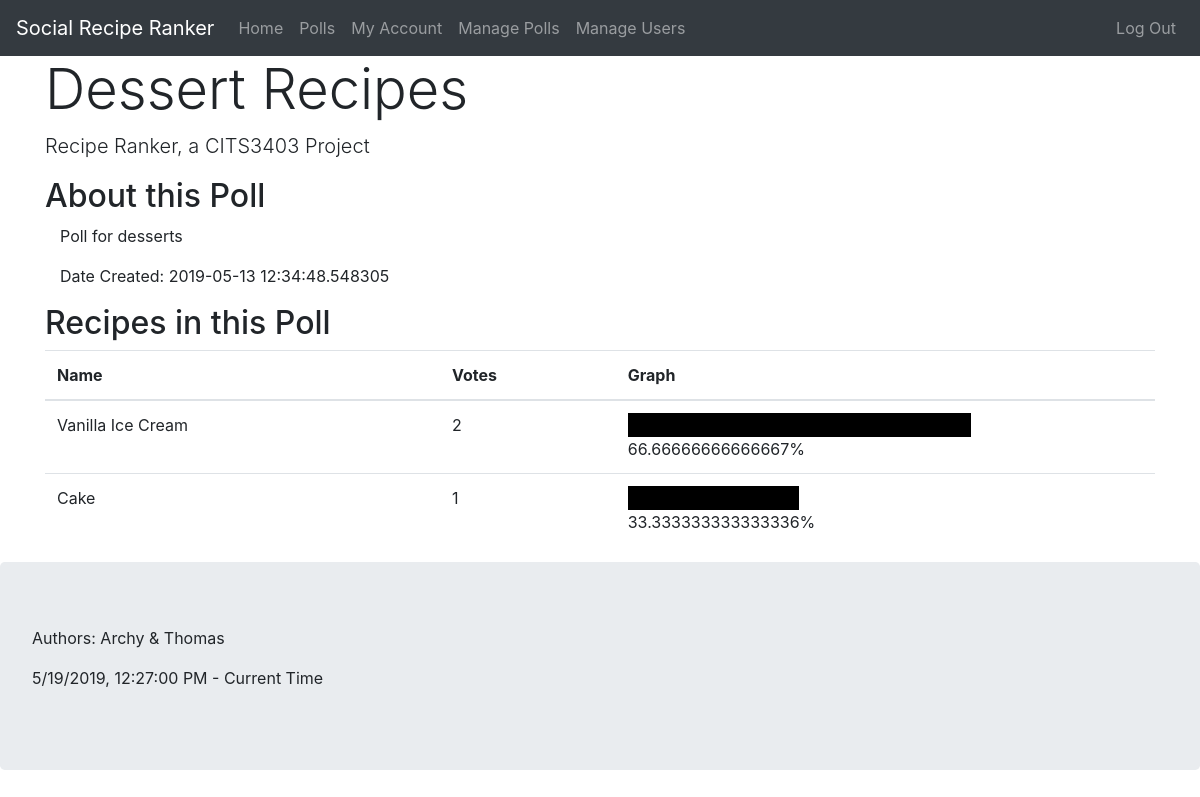
Screenshot of /poll/2/result (signed in) with the database file from the repository.
### app/models.py (models this page shows, shortened)
class Poll(db.Model):
    id = db.Column(db.Integer, primary_key=True)
    name = db.Column(db.String(64), nullable=False, index=True)
    description = db.Column(db.String(256), nullable=True)
    date_created = db.Column(db.DateTime, nullable=False, index=True, default=datetime.utcnow)
    creator_id = db.Column(db.Integer, db.ForeignKey('user.id'), nullable=False)
    recipes = db.relationship("Recipe", backref='poll', lazy='dynamic')
    votes = db.relationship("Vote", backref='poll', lazy='dynamic')

class Recipe(db.Model):
    id = db.Column(db.Integer, primary_key=True)
    name = db.Column(db.String(64), nullable=False, index=True)
    description = db.Column(db.String(256), nullable=True)
    date_added = db.Column(db.DateTime, nullable=False, index=True, default=datetime.utcnow)
    contributor_id = db.Column(db.Integer, db.ForeignKey('user.id'), nullable=False)
    poll_id = db.Column(db.Integer, db.ForeignKey('poll.id'), nullable=False)
    votes = db.relationship("Vote", backref='recipe', lazy='dynamic')

### app/routes.py (the view)
@app.route('/poll/<int:poll_id>/result')
def poll_result(poll_id):
    if current_user.is_authenticated:
        poll = Poll.query.get_or_404(poll_id)  # gives 404 if not found
        return render_template('poll_result.html', title=poll.name, poll=poll, votes=Vote)
    else:
        abort(403)

### app/models.py (called while the page is built)
@login_manager.user_loader
def load_user(id):
    return User.query.get(int(id))

### app/templates/poll_result.html
{% extends "base.html" %}
{% block content %}
<div class="row">
    <section class="col">
        <header>
            <h2>About this Poll</h2>
        </header>
        <div class="container">
            <p>{{ poll.description }}</p>
            <p>Date Created: {{ poll.date_created }}</p>
        </div>
    </section>
</div>
<div class="row">
    <section class="col">
        <header>
            <h2>Recipes in this Poll</h2>
        </header>
        <table class="table">
            <thead>
                <tr>
                    <th scope="col">Name</th>
                    <th scope="col">Votes</th>
                    <th scope="col">Graph</th>
                </tr>
            </thead>
            <tbody>
                {% with total_votes = poll.votes.all()|length if poll.votes.all()|length > 0 else 1 %}
                {% for r in poll.recipes.all() %}
                <tr class='table-row'>
                    <td>{{ r.name }}</td>
                    <td>{{ r.votes.all()|length }}</td>
                    <td><div class="voteGraph" style="width:{{ (r.votes.all()|length) * 100 / total_votes }}%"><br></div><span>{{ (r.votes.all()|length) * 100 / total_votes }}%</span></td>
                </tr>
                {% endfor %}
                {% endwith %}
            </tbody>
        </table>
    </section>
</div>
{% endblock %}

### app/templates/base.html (shortened to what this page needs)
<!DOCTYPE html>
<html lang="en">
<head>
    <link rel="stylesheet" type="text/css" href="/static/css/bootstrap.min.css" />
    <link rel="stylesheet" type="text/css" href="/static/css/style.css" />
</head>
<body>
    <nav class="navbar navbar-expand-sm navbar-dark bg-dark">
        <a class="navbar-brand" href="/">Social Recipe Ranker</a>
        <ul class="navbar-nav">
            <li class="nav-item"><a class="nav-link" href="{{ url_for('index') }}">Home</a></li>
            {% if current_user.is_authenticated %}
            <li class="nav-item"><a class="nav-link" href="{{ url_for('polls') }}">Polls</a></li>
            <li class="nav-item"><a class="nav-link" href="{{ url_for('user', user_id=current_user.id) }}">My
                    Account</a></li>
            {% else %}
            <li class="nav-item"><a class="nav-link" href="{{ url_for('general_polls') }}">Polls</a></li>
            {% endif %}
            {% if current_user.is_admin %}
            <li class="nav-item"><a class="nav-link" href="{{ url_for('manage_polls') }}">Manage Polls</a></li>
            <li class="nav-item"><a class="nav-link" href="{{ url_for('manage_users') }}">Manage Users</a></li>
            {% endif %}
        </ul>
        <ul class="navbar-nav ml-auto">
            {% if current_user.is_anonymous %}
            <li class="nav-item"><a class="nav-link" href="{{ url_for('register') }}">Sign Up</a></li>
            <li class="nav-item"><a class="nav-link" href="{{ url_for('login') }}">Login</a></li>
            {% else %}
            <li class="nav-item"><a class="nav-link" href="{{ url_for('logout') }}">Log Out</a></li>
            {% endif %}
        </ul>
    </nav>
    <main class="container">
        <header class="row">
            <div class="col">
                {% if title %}
                <h1 class="display-4">{{ title }}</h1>
                {% else %}
                <h1 class="display-4">Welcome to Recipe Ranker</h1>
                {% endif %}
                {% if description %}
                <p class="lead">{{ description }}</p>
                {% else %}
                <p class="lead">Recipe Ranker, a CITS3403 Project</p>
                {% endif %}
            </div>
        </header>
        {% block content %}{% endblock %}
    </main>
    <footer class="jumbotron">
        <p>Authors: Archy & Thomas</p>
        <p id="current_time">Current Time</p>
    </footer>
</body>
</html>

### app/static/css/style.css (style rules this page uses)
.voteGraph { background-color: #000; min-width: 1%; }

### rows the page displays
Poll: name "Dessert Recipes", description "Poll for desserts", date_created "2019-05-13 12:34:48.548305"
Recipe: name "Vanilla Ice Cream", votes.all|length "2", votes "66.66666666666667"
Recipe: name "Cake", votes.all|length "1", votes "33.333333333333336"
